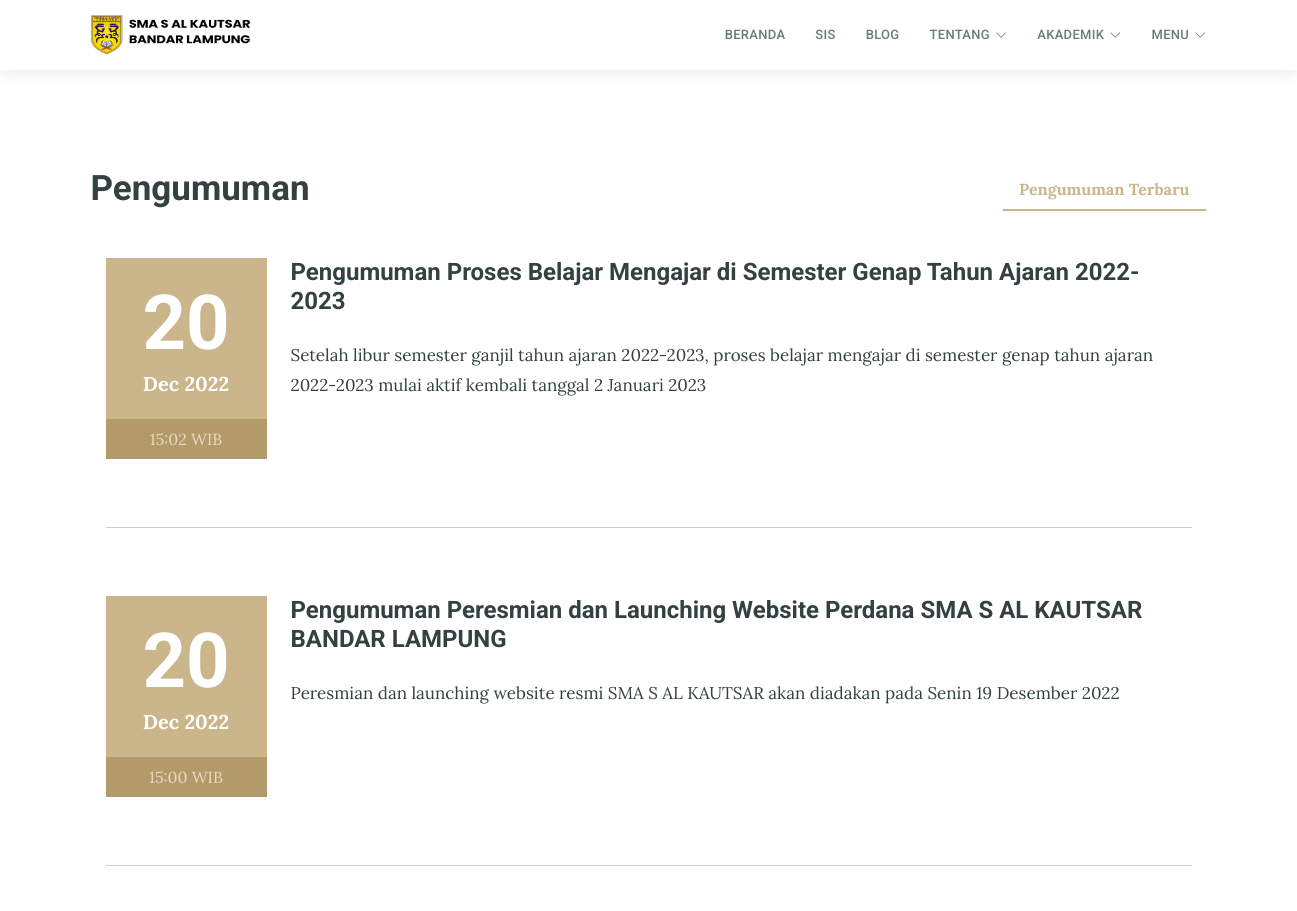
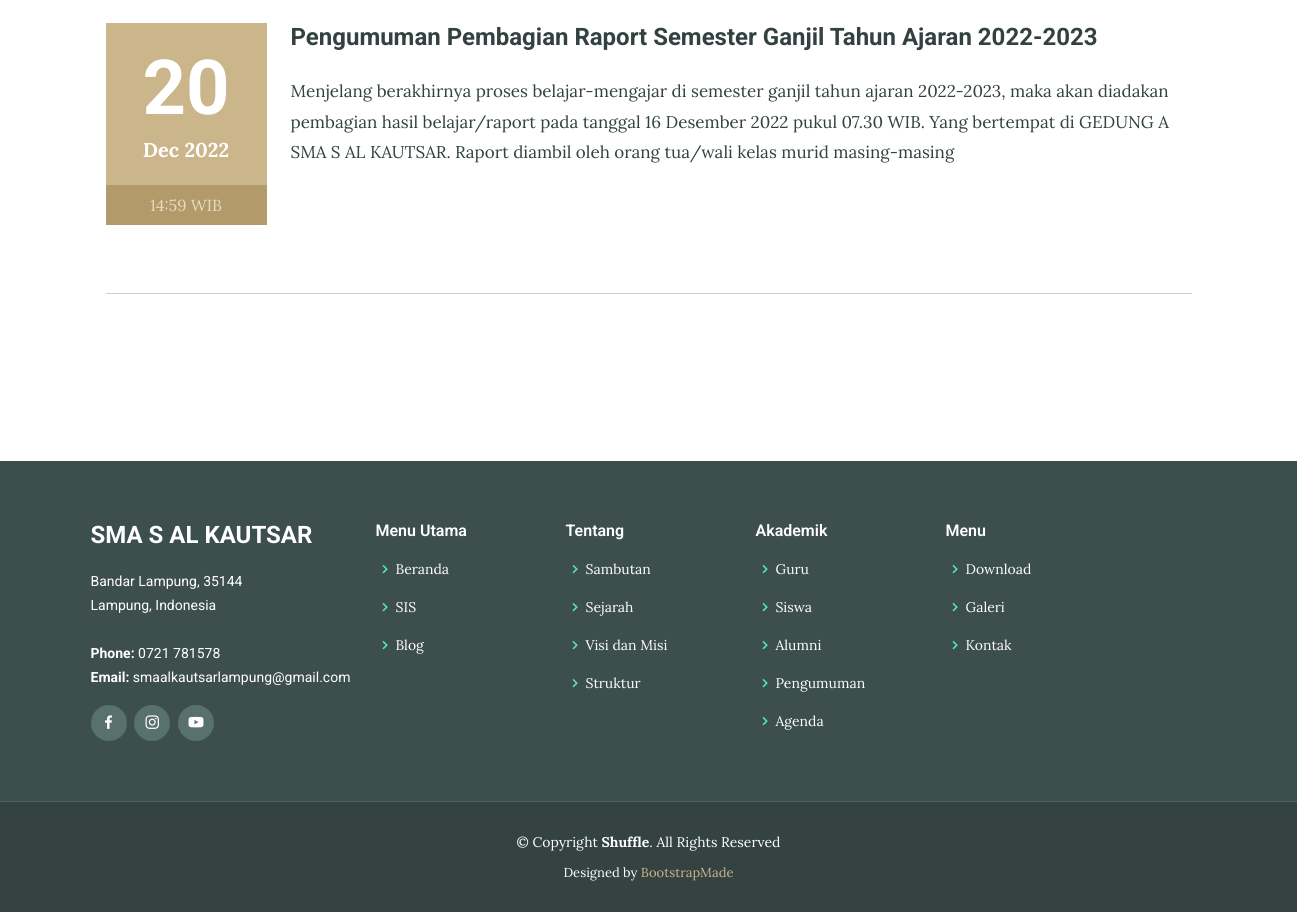
The app's page /index.php/pengumuman with its own data (2 pictures, top to bottom).
### tables this page shows
CREATE TABLE `tbl_pengumuman` (
  `pengumuman_id` int(11) NOT NULL AUTO_INCREMENT,
  `pengumuman_judul` varchar(150) DEFAULT NULL,
  `pengumuman_deskripsi` text DEFAULT NULL,
  `pengumuman_tanggal` timestamp NULL DEFAULT current_timestamp(),
  `pengumuman_author` varchar(60) DEFAULT NULL,
  PRIMARY KEY (`pengumuman_id`)
);

### application/controllers/Pengumuman.php (called while the page is built, shortened)
<?php
class Pengumuman extends CI_Controller{
	function __construct(){
		$this->load->view('templates/header_1');
		$this->load->model('m_pengumuman');
		$this->load->model('m_pengunjung');
	}
	function index(){
		$jum=$this->m_pengumuman->pengumuman();
        $page=$this->uri->segment(3);
        if(!$page):
            $offset = 0;
        else:
            $offset = $page;
        endif;
        $limit=7;
        $config['base_url'] = base_url() . 'pengumuman/index/';
            $config['total_rows'] = $jum->num_rows();
            $config['per_page'] = $limit;
            $config['uri_segment'] = 3;
	          $config['full_tag_open']    = '<div class="pagging text-center"><nav><ul class="pagination justify-content-center">';
	          $config['full_tag_close']   = '</ul></nav></div>';
	          $config['num_tag_open']     = '<li class="page-item"><span class="page-link">';
	          $config['num_tag_close']    = '</span></li>';
	          $config['cur_tag_open']     = '<li class="page-item"><span class="page-link">';
	          $config['cur_tag_close']    = '<span class="sr-only">(current)</span></span></li>';
	          $config['next_tag_open']    = '<li class="page-item"><span class="page-link">';
	          $config['next_tagl_close']  = '<span aria-hidden="true">&raquo;</span></span></li>';
	          $config['prev_tag_open']    = '<li class="page-item"><span class="page-link">';
	          $config['prev_tagl_close']  = '</span>Next</li>';
	          $config['first_tag_open']   = '<li class="page-item"><span class="page-link">';
	          $config['first_tagl_close'] = '</span></li>';
	          $config['last_tag_open']    = '<li class="page-item"><span class="page-link">';
	          $config['last_tagl_close']  = '</span></li>';
            $config['first_link'] = 'Awal';
            $config['last_link'] = 'Akhir';
            $config['next_link'] = 'Next >>';
            $config['prev_link'] = '<< Prev';
            $this->pagination->initialize($config);
            $x['page'] =$this->pagination->create_links();
						$x['data']=$this->m_pengumuman->pengumuman_perpage($offset,$limit);
						$this->load->view('depan/v_pengumuman',$x);
						$this->load->view('templates/footer');
	}
}

### index.php (called while the page is built, shortened)
<?php
require_once BASEPATH.'core/CodeIgniter.php';

### application/models/M_pengumuman.php (called while the page is built, shortened)
<?php
class M_pengumuman extends CI_Model{
	function pengumuman_perpage($offset,$limit){
		$hsl=$this->db->query("SELECT pengumuman_id,pengumuman_judul,pengumuman_deskripsi,pengumuman_tanggal,DATE_FORMAT(pengumuman_tanggal,'%d/%m/%Y') AS tanggal,pengumuman_author FROM tbl_pengumuman ORDER BY pengumuman_id DESC limit $offset,$limit");
		return $hsl;
	}
}

### application/views/depan/v_pengumuman.php (the view, shortened to what this page needs)
<!DOCTYPE html>
<html lang="en">
<head>
    <link rel="stylesheet" href="theme/css/bootstrap.min.css">
    <link rel="stylesheet" href="theme/css/font-awesome.min.css">
    <link rel="stylesheet" href="theme/css/simple-line-icons.css">
    <link rel="stylesheet" href="theme/css/slick.css">
    <link rel="stylesheet" href="theme/css/slick-theme.css">
    <link rel="stylesheet" href="theme/css/owl.carousel.min.css">
<link href="assets/aset/vendor/animate.css/animate.min.css" rel="stylesheet">
<link href="assets/aset/vendor/bootstrap/css/bootstrap.min.css" rel="stylesheet">
<link href="assets/aset/vendor/bootstrap-icons/bootstrap-icons.css" rel="stylesheet">
<link href="assets/aset/vendor/boxicons/css/boxicons.min.css" rel="stylesheet">
<link href="assets/aset/vendor/glightbox/css/glightbox.min.css" rel="stylesheet">
<link href="assets/aset/vendor/swiper/swiper-bundle.min.css" rel="stylesheet">
<link href="assets/aset/css/style.css" rel="stylesheet">
    <link href="theme/css/style.css" rel="stylesheet">
</head>
<body>
    <section class="events">
        <div class="container">
            <div class="row">
                <div class="col-md-4">
                    <h2 class="event-title">Pengumuman</h2>
                </div>
                <div class="col-md-8">
                    <ul class="nav nav-tabs" role="tablist">
                        <li class="nav-item nav-tab1">
                            <a class="nav-link tab-list active" data-toggle="tab" href="#upcoming-events" role="tab">Pengumuman Terbaru </a>
                        </li>
                    </ul>
                </div>
            </div>
            <br>
            <div class="row">
                <div class="tab-content">
                    <div class="tab-pane active" id="upcoming-events" role="tabpanel">
                        <?php foreach ($data->result() as $row) : ?>
                            <div class="col-md-12">
                                <div class="row">
                                    <div class="col-md-2">
                                        <div class="event-date">
                                            <h4><?php echo date("d", strtotime($row->pengumuman_tanggal)); ?></h4> <span><?php echo date("M Y", strtotime($row->pengumuman_tanggal)); ?></span>
                                        </div>
                                        <span class="event-time"><?php echo date("H:i", strtotime($row->pengumuman_tanggal)) . ' WIB'; ?></span>
                                    </div>
                                    <div class="col-md-10">
                                        <div class="event-heading">
                                            <h3><?php echo $row->pengumuman_judul; ?></h3>
                                            <p><?php echo $row->pengumuman_deskripsi; ?></p>
                                        </div>
                                    </div>
                                </div>
                                <hr class="event-underline">
                            </div>
                        <?php endforeach; ?>
                        <div class="col-md-12 text-center">
                        </div>
                    </div>
                </div>
            </div>
        </div>
    </section>
</body>
</html>

### assets/aset/css/style.css (style rules this page uses)
body { font-family: "Open Sans", sans-serif; color: #334240; }
a { text-decoration: none; color: #1bbca3; }
h1, h2, h3, h4, h5, h6 { font-family: "Roboto", sans-serif; }
section { padding: 60px 0; }

### records on screen
tbl_pengumuman: pengumuman_tanggal "20", pengumuman_tanggal "Dec 2022", pengumuman_tanggal "15:02", pengumuman_judul "Pengumuman Proses Belajar Mengajar di Semester Genap Tahun Ajaran 2022-2023", pengumuman_deskripsi "Setelah libur semester ganjil tahun ajaran 2022-2023, proses belajar mengajar di semester genap tahun ajaran 2022-2023 mulai aktif kembali tanggal 2 Januari 2023"
tbl_pengumuman: pengumuman_tanggal "20", pengumuman_tanggal "Dec 2022", pengumuman_tanggal "15:00", pengumuman_judul "Pengumuman Peresmian dan Launching Website Perdana SMA S AL KAUTSAR BANDAR LAMPUNG", pengumuman_deskripsi "Peresmian dan launching website resmi SMA S AL KAUTSAR akan diadakan pada Senin 19 Desember 2022"
tbl_pengumuman: pengumuman_tanggal "20", pengumuman_tanggal "Dec 2022", pengumuman_tanggal "14:59", pengumuman_judul "Pengumuman Pembagian Raport Semester Ganjil Tahun Ajaran 2022-2023", pengumuman_deskripsi "Menjelang berakhirnya proses belajar-mengajar di semester ganjil tahun ajaran 2022-2023, maka akan diadakan pembagian hasil belajar/raport pada tanggal 16 Desember 2022 pukul 07.30 WIB. Yang bertempat di GEDUNG A SMA S AL KAUTSAR. Raport diambil oleh orang tua/wali kelas murid masing-masing"
